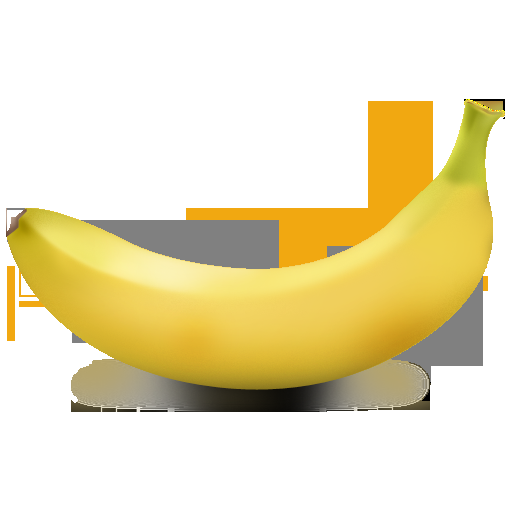
#> input picture lab3/banana.png, 512 x 512 px, found by its file name
$ python operations.py
#> lines starting #> are read from the running program, lines starting #| are printed output that depends on the picture; pictures that were not available may be replaced by others from this repository, and a replacement may not be noted
import cv2
import numpy as np

img1=cv2.imread("lab3/banana.png")
#> img1 is the input picture: shape (512, 512, 3); mean B, G, R 188.4, 225.3, 235.8
img2=cv2.imread("lab3/apple.png")
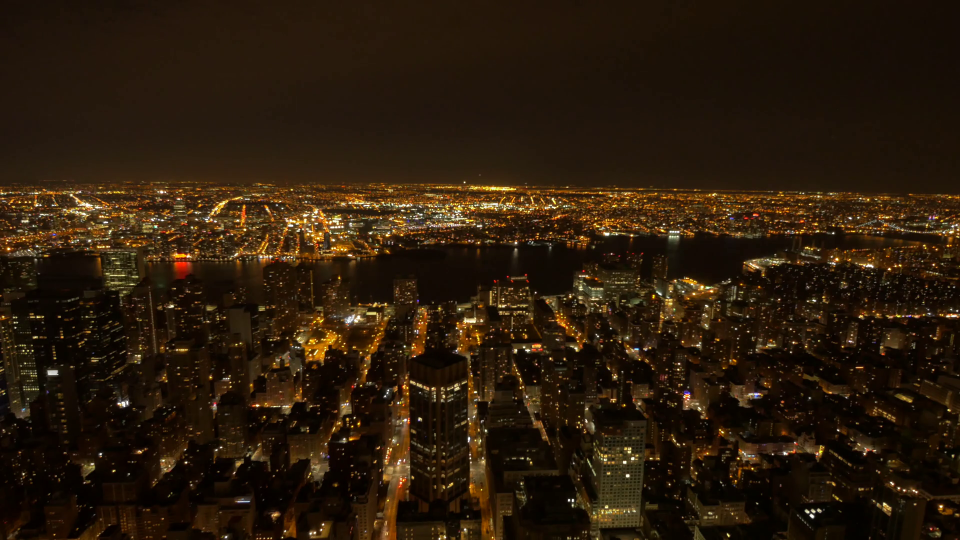
#> input picture lab3/nightsky.png, 1920 x 1080 px, given in place of apple.png, which was not available (shown at 1/2 size)
#> img2 is the input picture: shape (1080, 1920, 3); mean B, G, R 11.5, 27.6, 43

#can only add images of same size
N_img1=cv2.resize(img1,(500,500))
N_img2=cv2.resize(img2,(500,500))
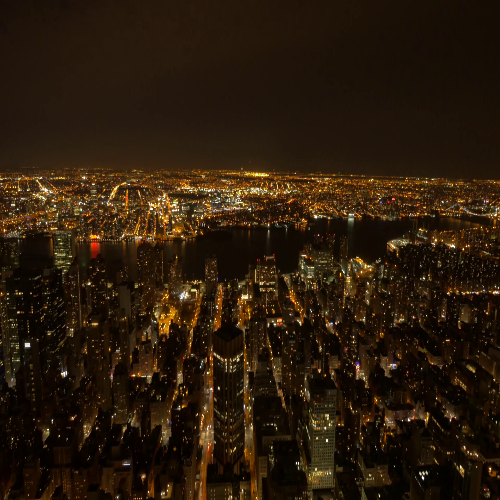
#> N_img2: shape (500, 500, 3); mean B, G, R 11.5, 27.5, 42.9
img_sum=cv2.add(N_img1,N_img2)
img_subtract=cv2.subtract(N_img1,N_img2)
img_mul=cv2.multiply(N_img1,N_img2)
img_div=cv2.divide(N_img1,N_img2)
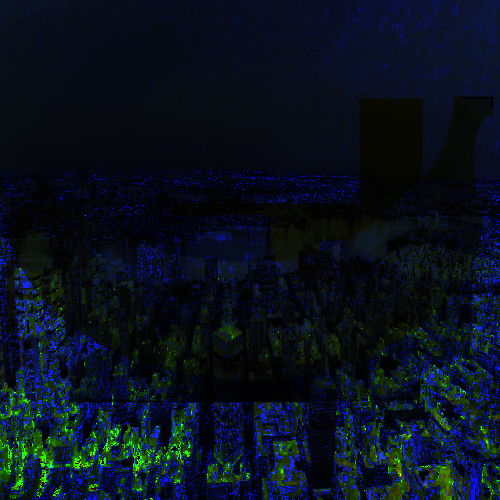
#> img_div: shape (500, 500, 3); mean B, G, R 29.1, 17.4, 8.9

cv2.imshow('Addition',img_sum)
cv2.waitKey(0)
cv2.destroyAllWindows()
cv2.imshow('Subtraction',img_subtract)
cv2.waitKey(0)
cv2.destroyAllWindows()
cv2.imshow('Multiplication',img_mul)
cv2.waitKey(0)
cv2.destroyAllWindows()
cv2.imshow('Divison',img_div)
cv2.waitKey(0)
cv2.destroyAllWindows()

#numpy implementation
added_img=N_img1+N_img2
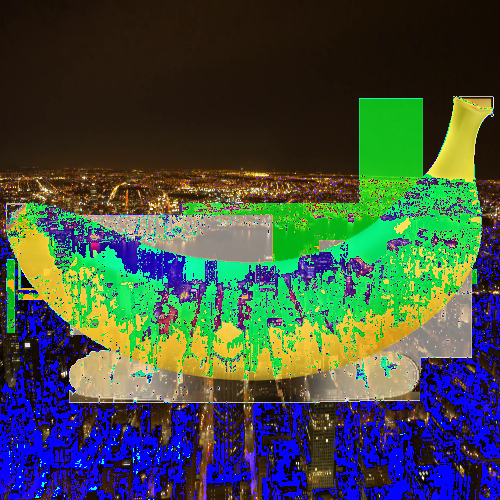
#> added_img: shape (500, 500, 3); mean B, G, R 68.1, 79.2, 64.4
sub_img=N_img1-N_img2
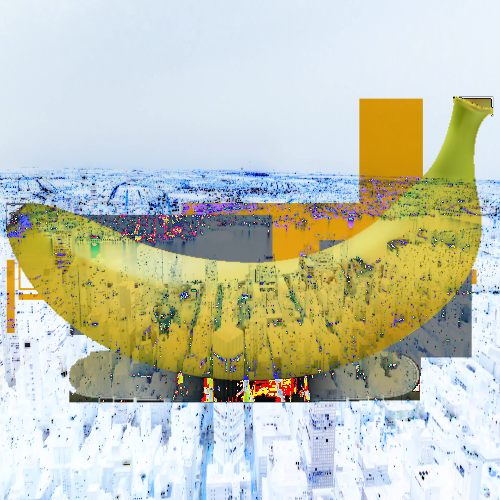
#> sub_img: shape (500, 500, 3); mean B, G, R 181.5, 199.6, 195.7
mul_img=N_img1*N_img2
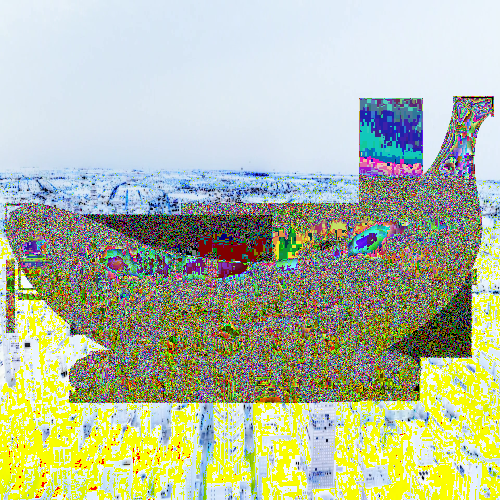
#> mul_img: shape (500, 500, 3); mean B, G, R 161.4, 187.8, 179
div_img=N_img1/N_img2
#> div_img: shape (500, 500, 3) float64; 5.92% of the values are NaN or infinite; the others: min 0, max 255, mean 19.61

cv2.imshow('Addition',added_img)
cv2.waitKey(0)
cv2.destroyAllWindows()
cv2.imshow('Subtraction',sub_img)
cv2.waitKey(0)
cv2.destroyAllWindows()
cv2.imshow('Multiplication',mul_img)
cv2.waitKey(0)
cv2.destroyAllWindows()
cv2.imshow('Divison',div_img)
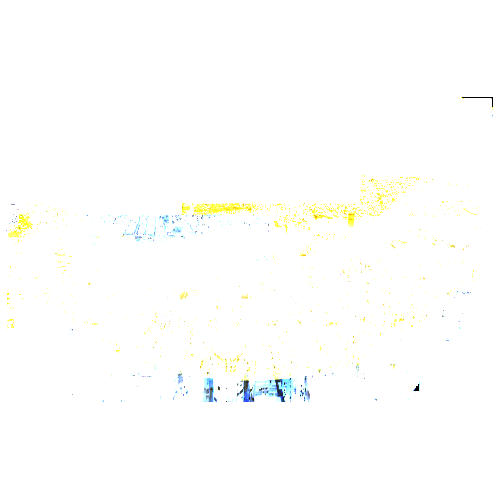
#> window 'Divison': shape (500, 500, 3); mean B, G, R 253, 254.4, 254
cv2.waitKey(0)
cv2.destroyAllWindows()
